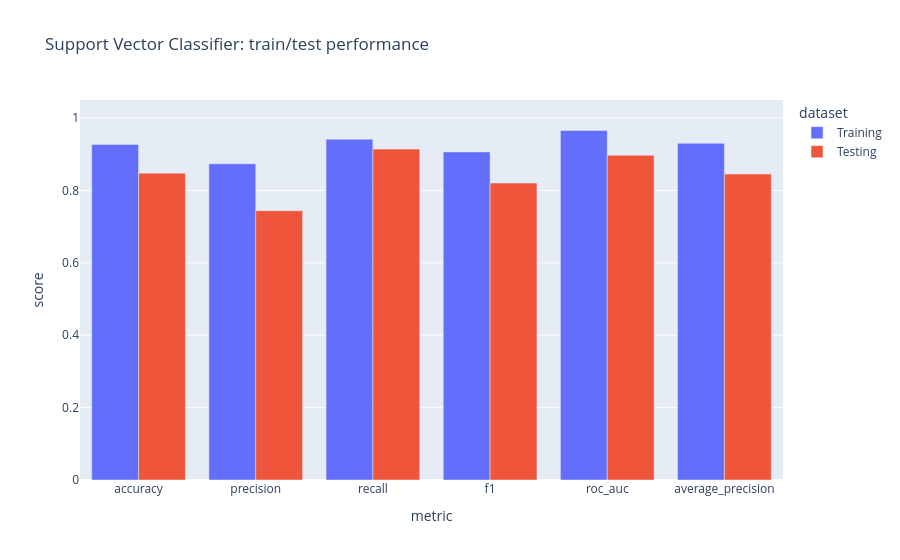
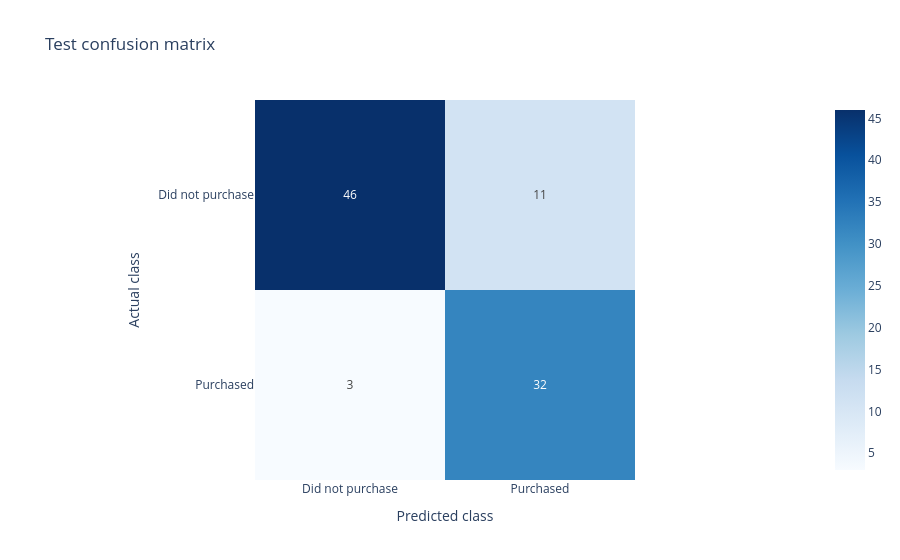
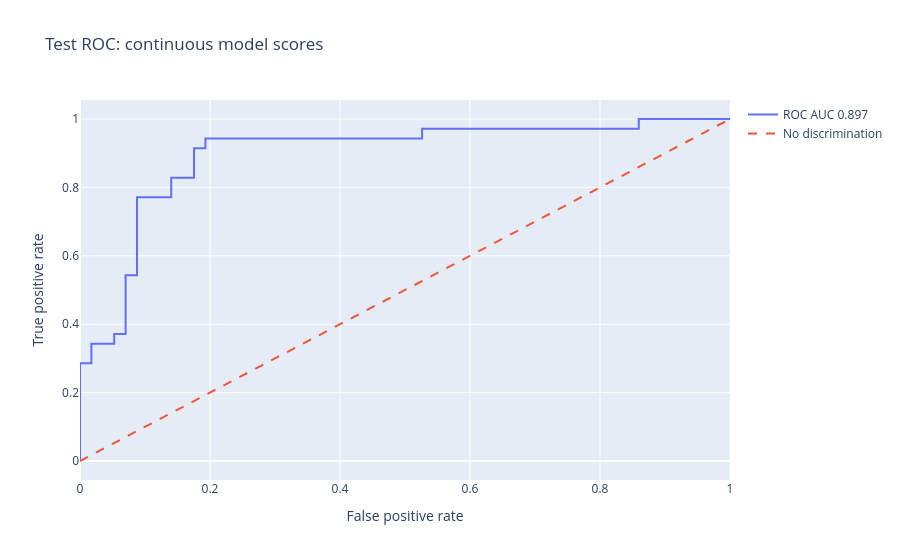
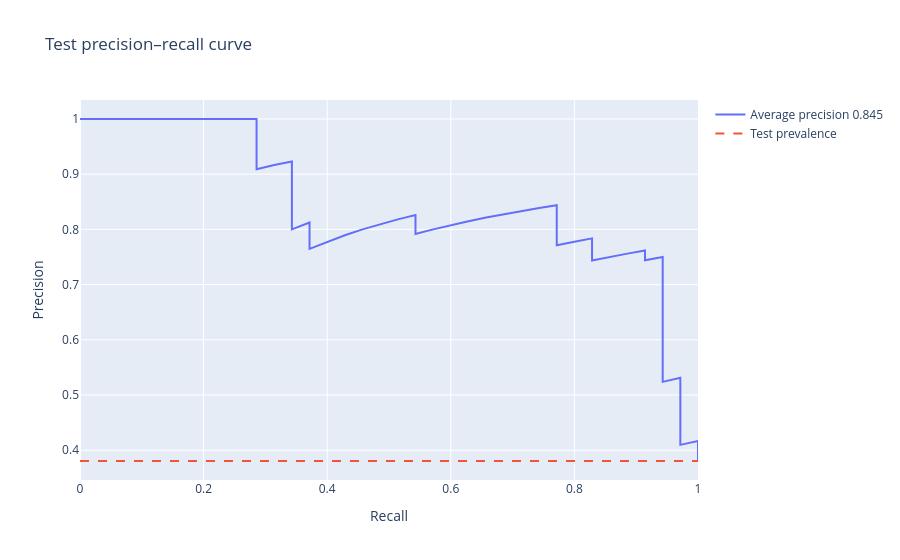

Notebook code for these charts, in order:
### Markdown cell above
## Decision regions
The boundary is learned from training rows and plotted in the original age and salary units. Held-out points show where the classifier makes errors.

### Code cell
# All figures describe this classifier only.
metric_long = performance.melt(id_vars="dataset", value_vars=["accuracy", "precision", "recall", "f1", "roc_auc", "average_precision"],
                               var_name="metric", value_name="score")
metric_figure = px.bar(metric_long, x="metric", y="score", color="dataset", barmode="group", title=f"{MODEL_TITLE}: train/test performance")
metric_figure.update_yaxes(range=[0, 1.05])
confusion_figure = px.imshow(confusion, x=CLASS_NAMES, y=CLASS_NAMES, text_auto=True,
                            color_continuous_scale="Blues", title="Test confusion matrix")
confusion_figure.update_layout(xaxis_title="Predicted class", yaxis_title="Actual class")
fpr, tpr, _ = roc_curve(y_test, test_scores)
roc_figure = go.Figure([
    go.Scatter(x=fpr, y=tpr, mode="lines", name=f"ROC AUC {test_metrics['roc_auc']:.3f}"),
    go.Scatter(x=[0, 1], y=[0, 1], mode="lines", line=dict(dash="dash"), name="No discrimination"),
])
roc_figure.update_layout(title="Test ROC: continuous model scores", xaxis_title="False positive rate", yaxis_title="True positive rate")
precision_curve, recall_curve, _ = precision_recall_curve(y_test, test_scores)
pr_figure = go.Figure([
    go.Scatter(x=recall_curve, y=precision_curve, mode="lines", name=f"Average precision {test_metrics['average_precision']:.3f}"),
    go.Scatter(x=[0, 1], y=[y_test.mean(), y_test.mean()], mode="lines", line=dict(dash="dash"), name="Test prevalence"),
])
pr_figure.update_layout(title="Test precision–recall curve", xaxis_title="Recall", yaxis_title="Precision")

# Use a 120×120 grid to keep the boundary plot manageable.
age_axis = np.linspace(data.Age.min() - 1, data.Age.max() + 1, 120)
salary_axis = np.linspace(max(0, data.EstimatedSalary.min() - 1000), data.EstimatedSalary.max() + 1000, 120)
age_grid, salary_grid = np.meshgrid(age_axis, salary_axis)
mesh = pd.DataFrame({"Age": age_grid.ravel(), "EstimatedSalary": salary_grid.ravel()})
boundary = model.predict(mesh).reshape(age_grid.shape)
boundary_figure = go.Figure(go.Contour(x=age_axis, y=salary_axis, z=boundary, contours=dict(start=0, end=1, size=1),
                                      colorscale=[[0, "#f6c8c8"], [1, "#c5e8ce"]], showscale=False, opacity=.7))
for label, name in enumerate(CLASS_NAMES):
    rows = testing.loc[testing[TARGET] == label]
    boundary_figure.add_trace(go.Scatter(x=rows.Age, y=rows.EstimatedSalary, mode="markers", name=name,
                                         marker=dict(color=["#c53030", "#237c43"][label], size=8),
                                         text=rows[ID_COLUMN], hovertemplate="Row %{text}<br>Age %{x}<br>Salary %{y}<extra></extra>"))
boundary_figure.update_layout(title="Decision regions in original units; held-out customers", xaxis_title="Age", yaxis_title="Estimated salary")
for figure in [metric_figure, confusion_figure, roc_figure, pr_figure, boundary_figure]:
    figure.show()

### Figure 1 — Plotly figure (JSON) as saved in the notebook; plotly's stock layout.template omitted (floating-point values rounded to 4 significant figures)
{"data": [{"alignmentgroup": "True", "hovertemplate": "dataset=Training<br>metric=%{x}<br>score=%{y}<extra></extra>", "legendgroup": "Training", "marker": {"color": "#636efa", "pattern": {"shape": ""}}, "name": "Training", "offsetgroup": "Training", "orientation": "v", "showlegend": true, "textposition": "auto", "type": "bar", "x": ["accuracy", "precision", "recall", "f1", "roc_auc", "average_precision"], "xaxis": "x", "y": [0.9273, 0.8739, 0.9417, 0.9065, 0.966, 0.9304], "yaxis": "y"}, {"alignmentgroup": "True", "hovertemplate": "dataset=Testing<br>metric=%{x}<br>score=%{y}<extra></extra>", "legendgroup": "Testing", "marker": {"color": "#EF553B", "pattern": {"shape": ""}}, "name": "Testing", "offsetgroup": "Testing", "orientation": "v", "showlegend": true, "textposition": "auto", "type": "bar", "x": ["accuracy", "precision", "recall", "f1", "roc_auc", "average_precision"], "xaxis": "x", "y": [0.8478, 0.7442, 0.9143, 0.8205, 0.8972, 0.8454], "yaxis": "y"}], "layout": {"barmode": "group", "legend": {"title": {"text": "dataset"}, "tracegroupgap": 0}, "title": {"text": "Support Vector Classifier: train/test performance"}, "xaxis": {"anchor": "y", "domain": [0.0, 1.0], "title": {"text": "metric"}}, "yaxis": {"anchor": "x", "domain": [0.0, 1.0], "range": [0, 1.05], "title": {"text": "score"}}}}

### Figure 2 — Plotly figure (JSON) as saved in the notebook; plotly's stock layout.template omitted (floating-point values rounded to 4 significant figures)
{"data": [{"coloraxis": "coloraxis", "hovertemplate": "x: %{x}<br>y: %{y}<br>color: %{z}<extra></extra>", "name": "0", "texttemplate": "%{z}", "type": "heatmap", "x": ["Did not purchase", "Purchased"], "xaxis": "x", "y": ["Did not purchase", "Purchased"], "yaxis": "y", "z": [[46, 11], [3, 32]]}], "layout": {"coloraxis": {"autocolorscale": false, "colorscale": [[0.0, "rgb(247,251,255)"], [0.125, "rgb(222,235,247)"], [0.25, "rgb(198,219,239)"], [0.375, "rgb(158,202,225)"], [0.5, "rgb(107,174,214)"], [0.625, "rgb(66,146,198)"], [0.75, "rgb(33,113,181)"], [0.875, "rgb(8,81,156)"], [1.0, "rgb(8,48,107)"]]}, "title": {"text": "Test confusion matrix"}, "xaxis": {"anchor": "y", "constrain": "domain", "domain": [0.0, 1.0], "scaleanchor": "y", "title": {"text": "Predicted class"}}, "yaxis": {"anchor": "x", "autorange": "reversed", "constrain": "domain", "domain": [0.0, 1.0], "title": {"text": "Actual class"}}}}

### Figure 3 — Plotly figure (JSON) as saved in the notebook; plotly's stock layout.template omitted (floating-point values rounded to 4 significant figures)
{"data": [{"mode": "lines", "name": "ROC AUC 0.897", "type": "scatter", "x": [0.0, 0.0, 0.0, 0.01754, 0.01754, 0.05263, 0.05263, 0.07018, 0.07018, 0.08772, 0.08772, 0.1404, 0.1404, 0.1754, 0.1754, 0.193, 0.193, 0.5263, 0.5263, 0.8596, 0.8596, 1.0], "y": [0.0, 0.02857, 0.2857, 0.2857, 0.3429, 0.3429, 0.3714, 0.3714, 0.5429, 0.5429, 0.7714, 0.7714, 0.8286, 0.8286, 0.9143, 0.9143, 0.9429, 0.9429, 0.9714, 0.9714, 1.0, 1.0]}, {"line": {"dash": "dash"}, "mode": "lines", "name": "No discrimination", "type": "scatter", "x": [0, 1], "y": [0, 1]}], "layout": {"title": {"text": "Test ROC: continuous model scores"}, "xaxis": {"title": {"text": "False positive rate"}}, "yaxis": {"title": {"text": "True positive rate"}}}}

### Figure 4 — Plotly figure (JSON) as saved in the notebook; plotly's stock layout.template omitted (floating-point values rounded to 4 significant figures)
{"data": [{"mode": "lines", "name": "Average precision 0.845", "type": "scatter", "x": [1.0, 1.0, 1.0, 1.0, 1.0, 1.0, 1.0, 1.0, 1.0, 0.9714, 0.9714, 0.9714, 0.9714, 0.9714, 0.9714, 0.9714, 0.9714, 0.9714, 0.9714, 0.9714, 0.9714, 0.9714, 0.9714, 0.9714, 0.9714, 0.9714, 0.9714, 0.9714, 0.9714, 0.9429, 0.9429, 0.9429, 0.9429, 0.9429, 0.9429, 0.9429, 0.9429, 0.9429, 0.9429, 0.9429, 0.9429, 0.9429, 0.9429, 0.9429, 0.9429, 0.9429, 0.9429, 0.9429, 0.9429, 0.9143, 0.9143, 0.8857, 0.8571, 0.8286, 0.8286, 0.8286, 0.8, 0.7714, 0.7714, 0.7714, 0.7714, 0.7429, 0.7143, 0.6857, 0.6571, 0.6286, 0.6, 0.5714, 0.5429, 0.5429, 0.5143, 0.4857, 0.4571, 0.4286, 0.4, 0.3714, 0.3714, 0.3429, 0.3429, 0.3429, 0.3143, 0.2857, 0.2857, 0.2571, 0.2286, 0.2, 0.1714, 0.1429, 0.1143, 0.08571, 0.05714, 0.02857, 0.0], "y": [0.3804, 0.3846, 0.3889, 0.3933, 0.3977, 0.4023, 0.407, 0.4118, 0.4167, 0.4096, 0.4146, 0.4198, 0.425, 0.4304, 0.4359, 0.4416, 0.4474, 0.4533, 0.4595, 0.4658, 0.4722, 0.4789, 0.4857, 0.4928, 0.5, 0.5075, 0.5152, 0.5231, 0.5312, 0.5238, 0.5323, 0.541, 0.55, 0.5593, 0.569, 0.5789, 0.5893, 0.6, 0.6111, 0.6226, 0.6346, 0.6471, 0.66, 0.6735, 0.6875, 0.7021, 0.7174, 0.7333, 0.75, 0.7442, 0.7619, 0.7561, 0.75, 0.7436, 0.7632, 0.7838, 0.7778, 0.7714, 0.7941, 0.8182, 0.8438, 0.8387, 0.8333, 0.8276, 0.8214, 0.8148, 0.8077, 0.8, 0.7917, 0.8261, 0.8182, 0.8095, 0.8, 0.7895, 0.7778, 0.7647, 0.8125, 0.8, 0.8571, 0.9231, 0.9167, 0.9091, 1.0, 1.0, 1.0, 1.0, 1.0, 1.0, 1.0, 1.0, 1.0, 1.0, 1.0]}, {"line": {"dash": "dash"}, "mode": "lines", "name": "Test prevalence", "type": "scatter", "x": [0, 1], "y": [0.3804, 0.3804]}], "layout": {"title": {"text": "Test precision–recall curve"}, "xaxis": {"title": {"text": "Recall"}}, "yaxis": {"title": {"text": "Precision"}}}}
